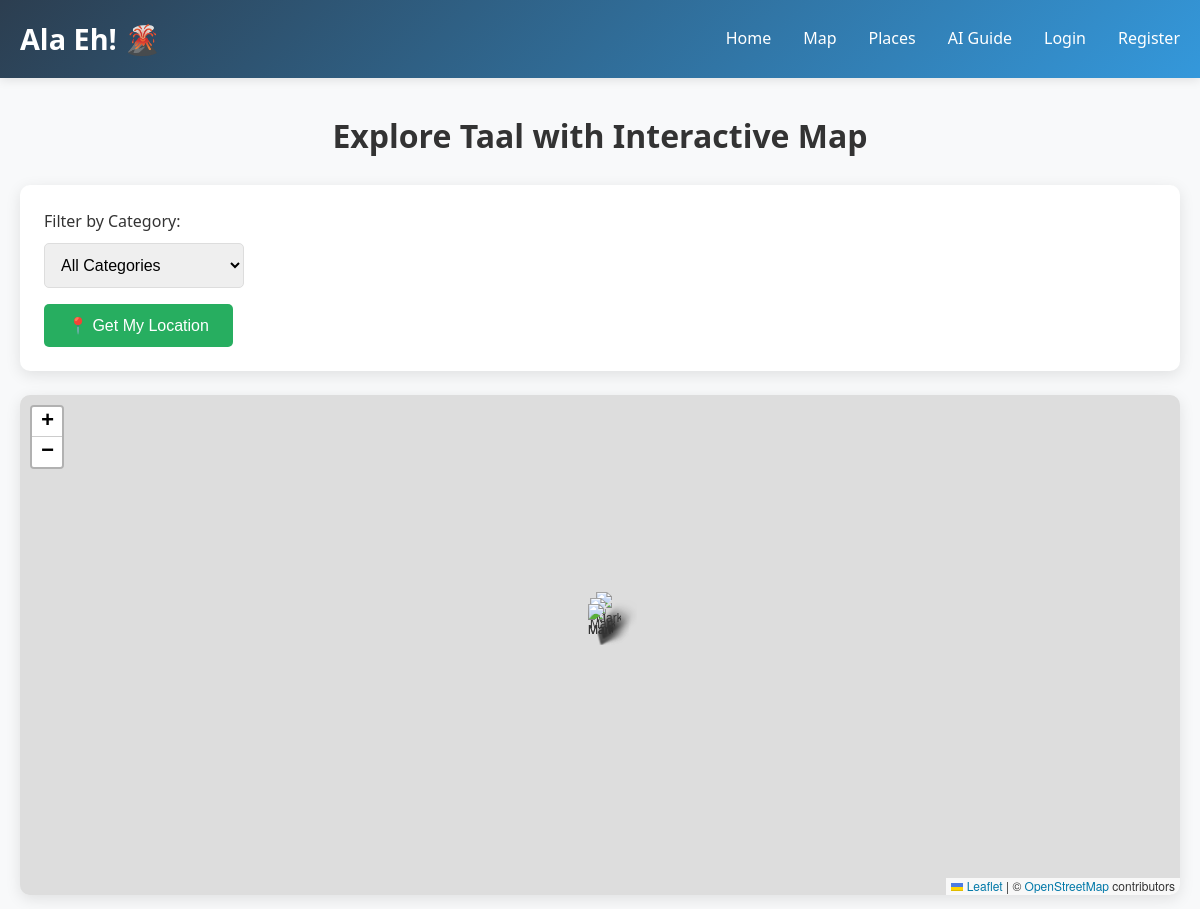
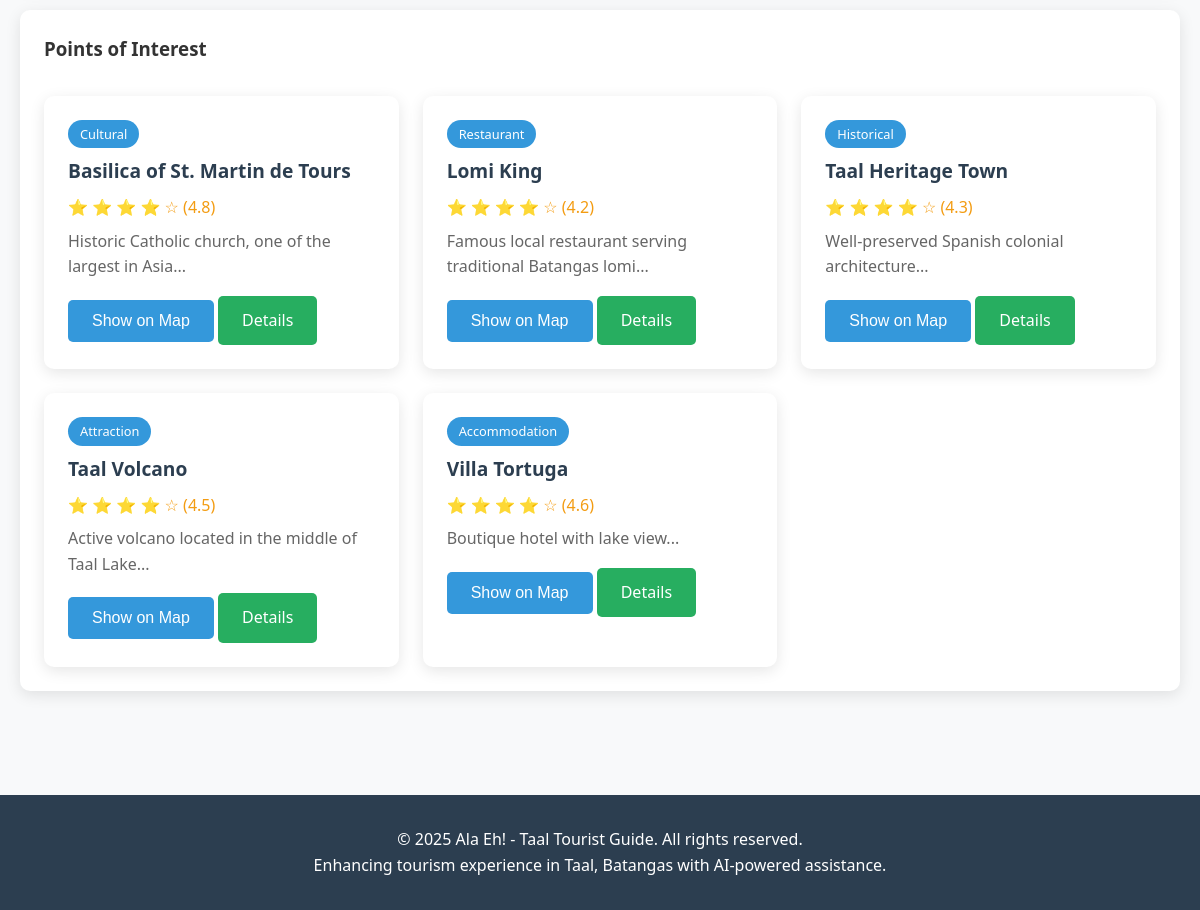
/map.php, run on the app's committed database (2 pictures, top to bottom).
### tables this page shows
CREATE TABLE points_of_interest (
    id INT AUTO_INCREMENT PRIMARY KEY,
    name VARCHAR(100) NOT NULL,
    description TEXT,
    category ENUM('attraction', 'restaurant', 'accommodation', 'cultural', 'historical') NOT NULL,
    latitude DECIMAL(10, 8) NOT NULL,
    longitude DECIMAL(11, 8) NOT NULL,
    address TEXT,
    contact_info VARCHAR(100),
    opening_hours VARCHAR(100),
    price_range VARCHAR(50),
    rating DECIMAL(2,1) DEFAULT 0,
    image_url VARCHAR(255),
    created_at TIMESTAMP DEFAULT CURRENT_TIMESTAMP
);

### config/config.php (called while the page is built, shortened)
<?php
function isLoggedIn() {
    return isset($_SESSION['user_id']);
}
?>

### map.php (the view, shortened to what this page needs)
<?php
require_once 'config/config.php';
$database = new Database();
$db = $database->getConnection();
$query = "SELECT * FROM points_of_interest ORDER BY name";
$stmt = $db->prepare($query);
$stmt->execute();
$pois = $stmt->fetchAll(PDO::FETCH_ASSOC);
?>
<!DOCTYPE html>
<html lang="en">
<head>
    <link rel="stylesheet" href="assets/css/style.css">
    <link rel="stylesheet" href="https://unpkg.com/leaflet/dist/leaflet.css" />
</head>
<body>
    <?php include 'includes/header.php'; ?>
    <main>
        <div class="container">
            <h1 class="text-center mb-3">Explore Taal with Interactive Map</h1>
            <div class="card mb-3">
                <div class="form-group">
                    <label for="category-filter">Filter by Category:</label>
                    <select id="category-filter" class="form-control" style="max-width: 200px; display: inline-block;">
                        <option value="">All Categories</option>
                    </select>
                </div>
                <button id="get-location" class="btn btn-success">📍 Get My Location</button>
            </div>
            <div id="map"></div>
            <div class="card mt-3">
                <h3>Points of Interest</h3>
                <div id="poi-list" class="poi-grid">
                    <?php foreach ($pois as $poi): ?>
                        <div class="poi-card" data-category="<?php echo $poi['category']; ?>" data-lat="<?php echo $poi['latitude']; ?>" data-lng="<?php echo $poi['longitude']; ?>">
                            <div class="poi-content">
                                <div class="poi-category"><?php echo ucfirst($poi['category']); ?></div>
                                <h4 class="poi-title"><?php echo htmlspecialchars($poi['name']); ?></h4>
                                <div class="poi-rating">
                                    <?php for ($i = 1; $i <= 5; $i++): ?>
                                        <?php echo $i <= $poi['rating'] ? '⭐' : '☆'; ?>
                                    <?php endfor; ?>
                                    (<?php echo $poi['rating']; ?>)
                                </div>
                                <p class="poi-description"><?php echo htmlspecialchars(substr($poi['description'], 0, 100)) . '...'; ?></p>
                                <div class="mt-2">
                                    <button class="btn btn-primary show-on-map" data-lat="<?php echo $poi['latitude']; ?>" data-lng="<?php echo $poi['longitude']; ?>" data-name="<?php echo htmlspecialchars($poi['name']); ?>">Show on Map</button>
                                    <a href="poi-details.php?id=<?php echo $poi['id']; ?>" class="btn btn-success">Details</a>
                                </div>
                            </div>
                        </div>
                    <?php endforeach; ?>
                </div>
            </div>
        </div>
    </main>
    <?php include 'includes/footer.php'; ?>
</body>
</html>

### includes/header.php
<header>
    <div class="container">
        <div class="header-content">
            <div class="logo">
                <a href="index.php" style="color: white; text-decoration: none;">Ala Eh! 🌋</a>
            </div>
            <nav>
                <ul>
                    <li><a href="index.php">Home</a></li>
                    <li><a href="map.php">Map</a></li>
                    <li><a href="places.php">Places</a></li>
                    <li><a href="ai-guide.php">AI Guide</a></li>
                    <?php if (isLoggedIn()): ?>
                        <li><a href="profile.php">Profile</a></li>
                        <?php if (getUserRole() === 'super_admin'): ?>
                            <li><a href="admin/index.php">Administrator</a></li>
                        <?php endif; ?>
                        <li><a href="logout.php">Logout</a></li>
                    <?php else: ?>
                        <li><a href="login.php">Login</a></li>
                        <li><a href="register.php">Register</a></li>
                    <?php endif; ?>
                </ul>
            </nav>
        </div>
    </div>
</header>

### includes/footer.php
<footer style="background: #2c3e50; color: white; text-align: center; padding: 2rem 0; margin-top: 3rem;">
    <div class="container">
        <p>&copy; 2025 Ala Eh! - Taal Tourist Guide. All rights reserved.</p>
        <p>Enhancing tourism experience in Taal, Batangas with AI-powered assistance.</p>
    </div>
</footer>

### assets/css/style.css (style rules this page uses)
* { margin: 0; padding: 0; box-sizing: border-box; }
body { font-family: "Segoe UI", Tahoma, Geneva, Verdana, sans-serif; line-height: 1.6; color: #333; background-color: #f8f9fa; }
.container { max-width: 1200px; margin: 0 auto; padding: 0 20px; }
header { background: linear-gradient(135deg, #2c3e50, #3498db); color: white; padding: 1rem 0; box-shadow: 0 2px 10px rgba(0, 0, 0, 0.1); }
.header-content { display: flex; justify-content: space-between; align-items: center; }
.logo { font-size: 1.8rem; font-weight: bold; }
nav ul { list-style: none; display: flex; gap: 2rem; }
nav a { color: white; text-decoration: none; transition: color 0.3s; }
main { min-height: calc(100vh - 120px); padding: 2rem 0; }
.card { background: white; border-radius: 10px; box-shadow: 0 4px 15px rgba(0, 0, 0, 0.1); padding: 1.5rem; margin-bottom: 1.5rem; transition: transform 0.3s, box-shadow 0.3s; }
.btn { display: inline-block; padding: 0.75rem 1.5rem; background: #3498db; color: white; text-decoration: none; border-radius: 5px; border: none; cursor: pointer; transition: background 0.3s; font-size: 1rem; }
.btn-primary { background: #3498db; }
.btn-success { background: #27ae60; }
.form-group { margin-bottom: 1rem; }
.form-group label { display: block; margin-bottom: 0.5rem; font-weight: 500; }
.form-control { width: 100%; padding: 0.75rem; border: 1px solid #ddd; border-radius: 5px; font-size: 1rem; }
#map { height: 400px; width: 100%; border-radius: 10px; box-shadow: 0 4px 15px rgba(0, 0, 0, 0.1); }
.poi-grid { display: grid; grid-template-columns: repeat(auto-fit, minmax(300px, 1fr)); gap: 1.5rem; margin-top: 2rem; }
.poi-card { background: white; border-radius: 10px; overflow: hidden; box-shadow: 0 4px 15px rgba(0, 0, 0, 0.1); transition: transform 0.3s; }
.poi-content { padding: 1.5rem; }
.poi-title { font-size: 1.2rem; font-weight: bold; margin-bottom: 0.5rem; color: #2c3e50; }
.poi-category { display: inline-block; background: #3498db; color: white; padding: 0.25rem 0.75rem; border-radius: 15px; font-size: 0.8rem; margin-bottom: 0.5rem; }
.poi-rating { color: #f39c12; margin-bottom: 0.5rem; }
.poi-description { color: #666; margin-bottom: 1rem; }
.text-center { text-align: center; }
.mb-3 { margin-bottom: 1.5rem; }
.mt-2 { margin-top: 1rem; }
.mt-3 { margin-top: 1.5rem; }

### map.php (style rules this page uses)
#map { height: 500px; width: 100%; }

### data on the page
points_of_interest: category "Cultural", name "Basilica of St. Martin de Tours", rating "4.8", description "Historic Catholic church, one of the largest in Asia"
points_of_interest: category "Restaurant", name "Lomi King", rating "4.2", description "Famous local restaurant serving traditional Batangas lomi"
points_of_interest: category "Historical", name "Taal Heritage Town", rating "4.3", description "Well-preserved Spanish colonial architecture"
points_of_interest: category "Attraction", name "Taal Volcano", rating "4.5", description "Active volcano located in the middle of Taal Lake"
points_of_interest: category "Accommodation", name "Villa Tortuga", rating "4.6", description "Boutique hotel with lake view"
